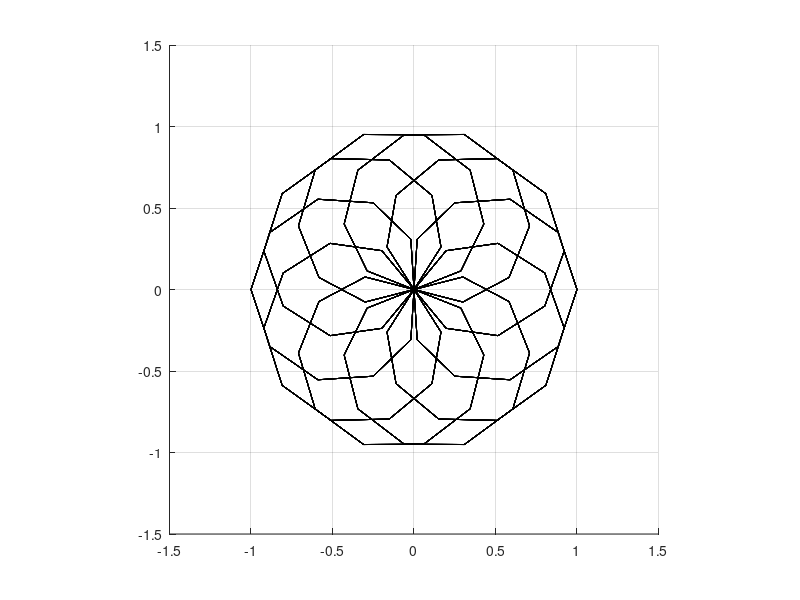

Write the MATLAB code that produced this figure.
close all;
clear;
clc;

t = linspace(0, 10, 1001);
% t=ones(1,1001);

fsig1 = 5; 

frot = linspace(4, 6, 1001);

sig1 = cos(2*pi*fsig1*t);



%%

f1 = figure('WindowStyle', 'Docked');

hold on;
grid on;
axis('square');
xlim([-1.5, 1.5]);
ylim([-1.5, 1.5]);

z = sig1 .* exp(frot(1) * 2*pi*1i * t);
plt = plot(z, 'k');

for k=1 : length(frot)
   frot(k)
   z = sig1 .* exp(frot(k) * 2*pi*1i * t);
   
   set(plt, 'xdata', real(z) );
   set(plt, 'ydata', imag(z) );
   
   drawnow

   pause(1);
   %delete(plt);
end
